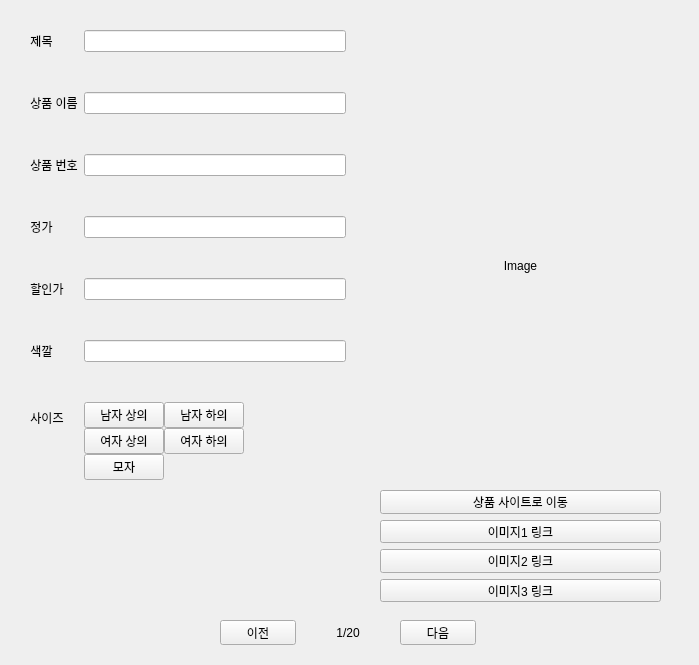
<?xml version="1.0" encoding="UTF-8"?>
<ui version="4.0">
 <class>Form</class>
 <widget class="QWidget" name="Form">
  <property name="geometry">
   <rect>
    <x>0</x>
    <y>0</y>
    <width>699</width>
    <height>665</height>
   </rect>
  </property>
  <property name="windowTitle">
   <string>Form</string>
  </property>
  <widget class="QLabel" name="imageLabel">
   <property name="geometry">
    <rect>
     <x>390</x>
     <y>50</y>
     <width>261</width>
     <height>431</height>
    </rect>
   </property>
   <property name="text">
    <string>Image</string>
   </property>
   <property name="scaledContents">
    <bool>true</bool>
   </property>
   <property name="alignment">
    <set>Qt::AlignCenter</set>
   </property>
  </widget>
  <widget class="QWidget" name="formLayoutWidget">
   <property name="geometry">
    <rect>
     <x>30</x>
     <y>30</y>
     <width>316</width>
     <height>571</height>
    </rect>
   </property>
   <layout class="QFormLayout" name="formLayout">
    <property name="sizeConstraint">
     <enum>QLayout::SetDefaultConstraint</enum>
    </property>
    <property name="fieldGrowthPolicy">
     <enum>QFormLayout::ExpandingFieldsGrow</enum>
    </property>
    <property name="verticalSpacing">
     <number>40</number>
    </property>
    <item row="0" column="0">
     <widget class="QLabel" name="label">
      <property name="text">
       <string>제목</string>
      </property>
      <property name="alignment">
       <set>Qt::AlignCenter</set>
      </property>
     </widget>
    </item>
    <item row="0" column="1">
     <widget class="QLineEdit" name="titleEdit">
      <property name="readOnly">
       <bool>true</bool>
      </property>
     </widget>
    </item>
    <item row="1" column="0">
     <widget class="QLabel" name="label_2">
      <property name="text">
       <string>상품 이름</string>
      </property>
      <property name="alignment">
       <set>Qt::AlignCenter</set>
      </property>
     </widget>
    </item>
    <item row="1" column="1">
     <widget class="QLineEdit" name="productNameEdit">
      <property name="readOnly">
       <bool>true</bool>
      </property>
     </widget>
    </item>
    <item row="2" column="0">
     <widget class="QLabel" name="label_3">
      <property name="text">
       <string>상품 번호</string>
      </property>
      <property name="alignment">
       <set>Qt::AlignCenter</set>
      </property>
     </widget>
    </item>
    <item row="2" column="1">
     <widget class="QLineEdit" name="productNumEdit">
      <property name="readOnly">
       <bool>true</bool>
      </property>
     </widget>
    </item>
    <item row="3" column="0">
     <widget class="QLabel" name="label_4">
      <property name="text">
       <string>정가</string>
      </property>
      <property name="alignment">
       <set>Qt::AlignCenter</set>
      </property>
     </widget>
    </item>
    <item row="3" column="1">
     <widget class="QLineEdit" name="regularPriceEdit">
      <property name="sizePolicy">
       <sizepolicy hsizetype="Expanding" vsizetype="Fixed">
        <horstretch>0</horstretch>
        <verstretch>0</verstretch>
       </sizepolicy>
      </property>
      <property name="readOnly">
       <bool>true</bool>
      </property>
     </widget>
    </item>
    <item row="4" column="0">
     <widget class="QLabel" name="label_5">
      <property name="text">
       <string>할인가</string>
      </property>
      <property name="alignment">
       <set>Qt::AlignCenter</set>
      </property>
     </widget>
    </item>
    <item row="5" column="0">
     <widget class="QLabel" name="label_6">
      <property name="text">
       <string>색깔</string>
      </property>
      <property name="alignment">
       <set>Qt::AlignCenter</set>
      </property>
     </widget>
    </item>
    <item row="4" column="1">
     <widget class="QLineEdit" name="salePriceEdit">
      <property name="text">
       <string/>
      </property>
      <property name="readOnly">
       <bool>true</bool>
      </property>
     </widget>
    </item>
    <item row="5" column="1">
     <widget class="QLineEdit" name="colorEdit">
      <property name="text">
       <string/>
      </property>
      <property name="readOnly">
       <bool>true</bool>
      </property>
     </widget>
    </item>
    <item row="7" column="0">
     <widget class="QLabel" name="label_7">
      <property name="text">
       <string>사이즈</string>
      </property>
      <property name="alignment">
       <set>Qt::AlignCenter</set>
      </property>
     </widget>
    </item>
    <item row="7" column="1">
     <layout class="QGridLayout" name="gridLayout">
      <item row="0" column="1">
       <widget class="QPushButton" name="manBottomButton">
        <property name="text">
         <string>남자 하의</string>
        </property>
       </widget>
      </item>
      <item row="1" column="1">
       <widget class="QPushButton" name="womanBottomButton">
        <property name="text">
         <string>여자 하의</string>
        </property>
       </widget>
      </item>
      <item row="1" column="0">
       <widget class="QPushButton" name="womanTopButton">
        <property name="text">
         <string>여자 상의</string>
        </property>
       </widget>
      </item>
      <item row="0" column="0">
       <widget class="QPushButton" name="manTopButton">
        <property name="text">
         <string>남자 상의</string>
        </property>
       </widget>
      </item>
      <item row="2" column="0">
       <widget class="QPushButton" name="hatButton">
        <property name="text">
         <string>모자</string>
        </property>
       </widget>
      </item>
     </layout>
    </item>
   </layout>
  </widget>
  <widget class="QWidget" name="horizontalLayoutWidget">
   <property name="geometry">
    <rect>
     <x>220</x>
     <y>620</y>
     <width>256</width>
     <height>25</height>
    </rect>
   </property>
   <layout class="QHBoxLayout" name="horizontalLayout_2">
    <property name="spacing">
     <number>40</number>
    </property>
    <item>
     <widget class="QPushButton" name="prevButton">
      <property name="text">
       <string>이전</string>
      </property>
     </widget>
    </item>
    <item>
     <widget class="QLabel" name="pageLabel">
      <property name="text">
       <string>1/20</string>
      </property>
      <property name="alignment">
       <set>Qt::AlignCenter</set>
      </property>
     </widget>
    </item>
    <item>
     <widget class="QPushButton" name="nextButton">
      <property name="text">
       <string>다음</string>
      </property>
     </widget>
    </item>
   </layout>
  </widget>
  <widget class="QWidget" name="verticalLayoutWidget">
   <property name="geometry">
    <rect>
     <x>380</x>
     <y>490</y>
     <width>281</width>
     <height>112</height>
    </rect>
   </property>
   <layout class="QVBoxLayout" name="verticalLayout">
    <item>
     <widget class="QPushButton" name="linkButton">
      <property name="text">
       <string>상품 사이트로 이동</string>
      </property>
     </widget>
    </item>
    <item>
     <widget class="QPushButton" name="imageIinkButton1">
      <property name="text">
       <string>이미지1 링크</string>
      </property>
     </widget>
    </item>
    <item>
     <widget class="QPushButton" name="imageIinkButton2">
      <property name="text">
       <string>이미지2 링크</string>
      </property>
     </widget>
    </item>
    <item>
     <widget class="QPushButton" name="imageIinkButton3">
      <property name="text">
       <string>이미지3 링크</string>
      </property>
     </widget>
    </item>
   </layout>
  </widget>
 </widget>
 <resources/>
 <connections/>
</ui>
